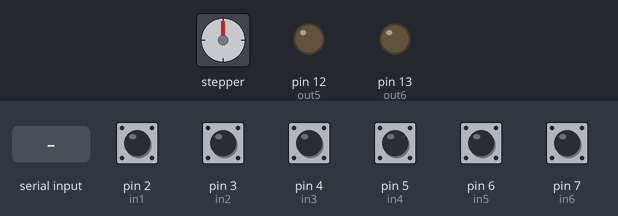
The sketch below on a simulated Arduino Uno, built with avr-gcc and run on an emulated ATmega328P. Parts: stepper motor, output pins drawn as LEDs (lit = HIGH). Wiring (inferred from the names in the program): stepper motor (2048 steps per turn assumed): coils pin 8, pin 9, pin 10, pin 11. The inputs (shaded band) are chosen by the test bench; at power-on: pin 2 (in1), pin 3 (in2), pin 4 (in3), pin 5 (in4), pin 6 (in5), pin 7 (in6) HIGH. Pins used as bus, display or sensor lines are not drawn; what the sketch prints to the serial monitor is not drawn.

Above: at 1.2 s.
1.3 s: "1" received over Serial
At 1.7 s:
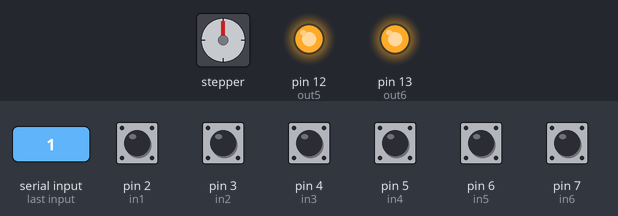
Timing chart, 0 to 4.3 s (numbered marks = the images above; inputs shaded):
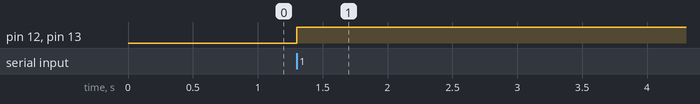

Measured:
- after the input at 1.3 s, pin 12 (out5), pin 13 (out6): LOW → HIGH at once

The sketch:

arduino.pde
```cpp
/*
 * Simple Demo for MyopenLab and Arduino
 * by Carmelo Salafia cswi@gmx.de
 *
 */


int val;
unsigned char cmd;

int in1=2;
int in2=3;
int in3=4;
int in4=5;
int in5=6;
int in6=7;

int out1=8;
int out2=9;
int out3=10;
int out4=11;
int out5=12;
int out6=13;


unsigned char inputs;

unsigned char MODBUSRTU_byteDataArray_Coils[8];

void setup()
{
  Serial.begin(9600);

  pinMode(in1, INPUT);
  pinMode(in2, INPUT);
  pinMode(in3, INPUT);
  pinMode(in4, INPUT);
  pinMode(in5, INPUT);
  pinMode(in6, INPUT);

  pinMode(out1, OUTPUT);
  pinMode(out2, OUTPUT);
  pinMode(out3, OUTPUT);
  pinMode(out4, OUTPUT);
  pinMode(out5, OUTPUT);
  pinMode(out6, OUTPUT);

  // Enable Pull-Up Resis
  digitalWrite(in1,1);
  digitalWrite(in2,1);
  digitalWrite(in3,1);
  digitalWrite(in4,1);
  digitalWrite(in5,1);
  digitalWrite(in6,1);

  // All LED's off
  digitalWrite(out1,0);
  digitalWrite(out2,0);
  digitalWrite(out3,0);
  digitalWrite(out4,0);
  digitalWrite(out5,0);
  digitalWrite(out6,0);

  // Arduino is Ready now
  //Serial.print(0xFF,BYTE);

  Serial.flush();
  while(Serial.available() )  { Serial.read(); }
}


void sendShort(int val)
{
  Serial.print(val>>8, BYTE); // HIGH Byte
  Serial.print(val & 0xFF, BYTE); // LOW Byte
}

void loop()
{
  if (Serial.available())  // if Arduino is Polled!
  {
    cmd = Serial.read();

    if ( (cmd & (1<<0))>0) digitalWrite(out1,1); else digitalWrite(out1,0);
    if ( (cmd & (1<<1))>0) digitalWrite(out2,1); else digitalWrite(out2,0);
    if ( (cmd & (1<<2))>0) digitalWrite(out3,1); else digitalWrite(out3,0);
    if ( (cmd & (1<<3))>0) digitalWrite(out4,1); else digitalWrite(out4,0);
    if ( (cmd & (1<<4))>0) digitalWrite(out5,1); else digitalWrite(out5,0);
    if ( (cmd & (1<<5))>0) digitalWrite(out6,1); else digitalWrite(out6,0);

    // Read Inputs
    inputs=0;
    if(!digitalRead(in1)==1) inputs|=(1<<0); else inputs&=~(1<<0);
    if(!digitalRead(in2)==1) inputs|=(1<<1); else inputs&=~(1<<1);
    if(!digitalRead(in3)==1) inputs|=(1<<2); else inputs&=~(1<<2);
    if(!digitalRead(in4)==1) inputs|=(1<<3); else inputs&=~(1<<3);
    if(!digitalRead(in5)==1) inputs|=(1<<4); else inputs&=~(1<<4);
    if(!digitalRead(in6)==1) inputs|=(1<<5); else inputs&=~(1<<5);

    // Send input Values Binary
    Serial.print(inputs);

    // Send ADC 0-5 values
    sendShort(analogRead(0));
    sendShort(analogRead(1));
    sendShort(analogRead(2));
    sendShort(analogRead(3));
    sendShort(analogRead(4));
    sendShort(analogRead(5));
  }

  /*if(!digitalRead(in1)==1) digitalWrite(out2  ,1); else digitalWrite(out2  ,0);
  if(!digitalRead(in2)==1) digitalWrite(out3  ,1); else digitalWrite(out3  ,0);
  if(!digitalRead(in3)==1) digitalWrite(out4  ,1); else digitalWrite(out4  ,0);
  if(!digitalRead(in4)==1) digitalWrite(out5  ,1); else digitalWrite(out5  ,0);

  Serial.println(analogRead(0));
  Serial.println(analogRead(1));
  Serial.println(analogRead(2));
  Serial.println(analogRead(3));

 digitalWrite(out2  ,1);
  digitalWrite(out3  ,1);
  digitalWrite(out4  ,1);
  digitalWrite(out5  ,1);
  delay(500);
  digitalWrite(out2  ,0);
  digitalWrite(out3  ,0);
  digitalWrite(out4  ,0);
  digitalWrite(out5  ,0);

  delay(500);  */
}
```

arduino.cpp
```cpp
#include "WProgram.h"
/*
 * Simple Demo for MyopenLab and Arduino
 * by Carmelo Salafia cswi@gmx.de
 *
 */


void setup();
void sendShort(int val);
void loop();
int val;
unsigned char cmd;

int in1=2;
int in2=3;
int in3=4;
int in4=5;
int in5=6;
int in6=7;

int out1=8;
int out2=9;
int out3=10;
int out4=11;
int out5=12;
int out6=13;


unsigned char inputs;

unsigned char MODBUSRTU_byteDataArray_Coils[8];

void setup()
{
  Serial.begin(9600);

  pinMode(in1, INPUT);
  pinMode(in2, INPUT);
  pinMode(in3, INPUT);
  pinMode(in4, INPUT);
  pinMode(in5, INPUT);
  pinMode(in6, INPUT);

  pinMode(out1, OUTPUT);
  pinMode(out2, OUTPUT);
  pinMode(out3, OUTPUT);
  pinMode(out4, OUTPUT);
  pinMode(out5, OUTPUT);
  pinMode(out6, OUTPUT);

  // Enable Pull-Up Resis
  digitalWrite(in1,1);
  digitalWrite(in2,1);
  digitalWrite(in3,1);
  digitalWrite(in4,1);
  digitalWrite(in5,1);
  digitalWrite(in6,1);

  // All LED's off
  digitalWrite(out1,0);
  digitalWrite(out2,0);
  digitalWrite(out3,0);
  digitalWrite(out4,0);
  digitalWrite(out5,0);
  digitalWrite(out6,0);

  // Arduino is Ready now
  //Serial.print(0xFF,BYTE);

  Serial.flush();
  while(Serial.available() )  { Serial.read(); }
}


void sendShort(int val)
{
  Serial.print(val>>8, BYTE); // HIGH Byte
  Serial.print(val & 0xFF, BYTE); // LOW Byte
}

void loop()
{
  if (Serial.available())  // if Arduino is Polled!
  {
    cmd = Serial.read();

    if ( (cmd & (1<<0))>0) digitalWrite(out1,1); else digitalWrite(out1,0);
    if ( (cmd & (1<<1))>0) digitalWrite(out2,1); else digitalWrite(out2,0);
    if ( (cmd & (1<<2))>0) digitalWrite(out3,1); else digitalWrite(out3,0);
    if ( (cmd & (1<<3))>0) digitalWrite(out4,1); else digitalWrite(out4,0);
    if ( (cmd & (1<<4))>0) digitalWrite(out5,1); else digitalWrite(out5,0);
    if ( (cmd & (1<<5))>0) digitalWrite(out6,1); else digitalWrite(out6,0);

    // Read Inputs
    inputs=0;
    if(!digitalRead(in1)==1) inputs|=(1<<0); else inputs&=~(1<<0);
    if(!digitalRead(in2)==1) inputs|=(1<<1); else inputs&=~(1<<1);
    if(!digitalRead(in3)==1) inputs|=(1<<2); else inputs&=~(1<<2);
    if(!digitalRead(in4)==1) inputs|=(1<<3); else inputs&=~(1<<3);
    if(!digitalRead(in5)==1) inputs|=(1<<4); else inputs&=~(1<<4);
    if(!digitalRead(in6)==1) inputs|=(1<<5); else inputs&=~(1<<5);

    // Send input Values Binary
    Serial.print(inputs);

    // Send ADC 0-5 values
    sendShort(analogRead(0));
    sendShort(analogRead(1));
    sendShort(analogRead(2));
    sendShort(analogRead(3));
    sendShort(analogRead(4));
    sendShort(analogRead(5));
  }

  /*if(!digitalRead(in1)==1) digitalWrite(out2  ,1); else digitalWrite(out2  ,0);
  if(!digitalRead(in2)==1) digitalWrite(out3  ,1); else digitalWrite(out3  ,0);
  if(!digitalRead(in3)==1) digitalWrite(out4  ,1); else digitalWrite(out4  ,0);
  if(!digitalRead(in4)==1) digitalWrite(out5  ,1); else digitalWrite(out5  ,0);

  Serial.println(analogRead(0));
  Serial.println(analogRead(1));
  Serial.println(analogRead(2));
  Serial.println(analogRead(3));

 digitalWrite(out2  ,1);
  digitalWrite(out3  ,1);
  digitalWrite(out4  ,1);
  digitalWrite(out5  ,1);
  delay(500);
  digitalWrite(out2  ,0);
  digitalWrite(out3  ,0);
  digitalWrite(out4  ,0);
  digitalWrite(out5  ,0);

  delay(500);  */
}


int main(void)
{
	init();

	setup();

	for (;;)
		loop();

	return 0;
}
```
